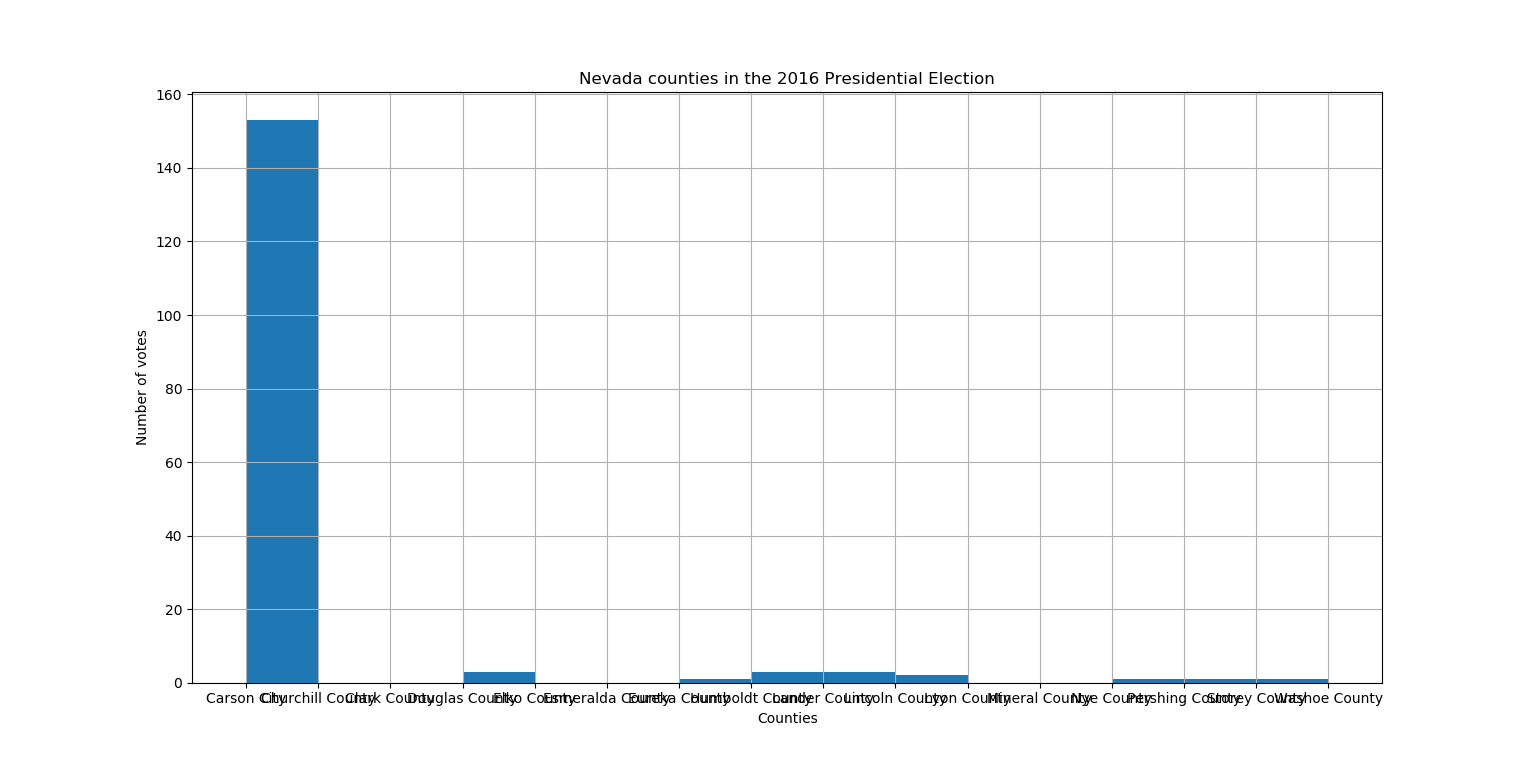

Here is the Python script that generated this plot:
import election
import matplotlib.pyplot as plt
import numpy as np
list_of_result = election.get_results()

data = []

for counties in list_of_result:
    states = (counties["Location"]["State"])
    if states == "Nevada":
        democrat = (counties["Vote Data"])
        county = (counties["Location"]["County"])
        for person, party in democrat.items():
        # if
            datas = county, party["Party"], party["Number of Votes"]
            data.append(party["Number of Votes"])



# print(data)
NUM_COUNTIES = 16

# setup the plot
fig, ax = plt.subplots()

# generate some random data
# x = [x for x in range(NUM_COUNTIES)]

# create the histogram
# ax.hist(x, align = 'right') # `align='left'` is used to center the labels

# now, define the ticks (i.e. locations where the labels will be plotted)
xticks = [i for i in range(NUM_COUNTIES)]

# also define the labels we'll use (note this MUST have the same size as `xticks`!)
xtick_labels = ["Carson City", "Churchill County", "Clark County", "Douglas County", "Elko County", "Esmeralda County", "Eureka County", "Humboldt County", "Lander County", "Lincoln County", "Lyon County", "Mineral County", "Nye County", "Pershing County", "Storey County", "Washoe County", "White Pine County"]

# add the ticks and labels to the plot
ax.set_xticks(xticks)
ax.set_xticklabels(xtick_labels)

# plt.hist(data)
plt.hist(data,xticks) # Create a histogram
plt.title("Nevada counties in the 2016 Presidential Election")
plt.ylabel("Number of votes")
plt.xlabel("Counties")
plt.grid()
plt.show()
